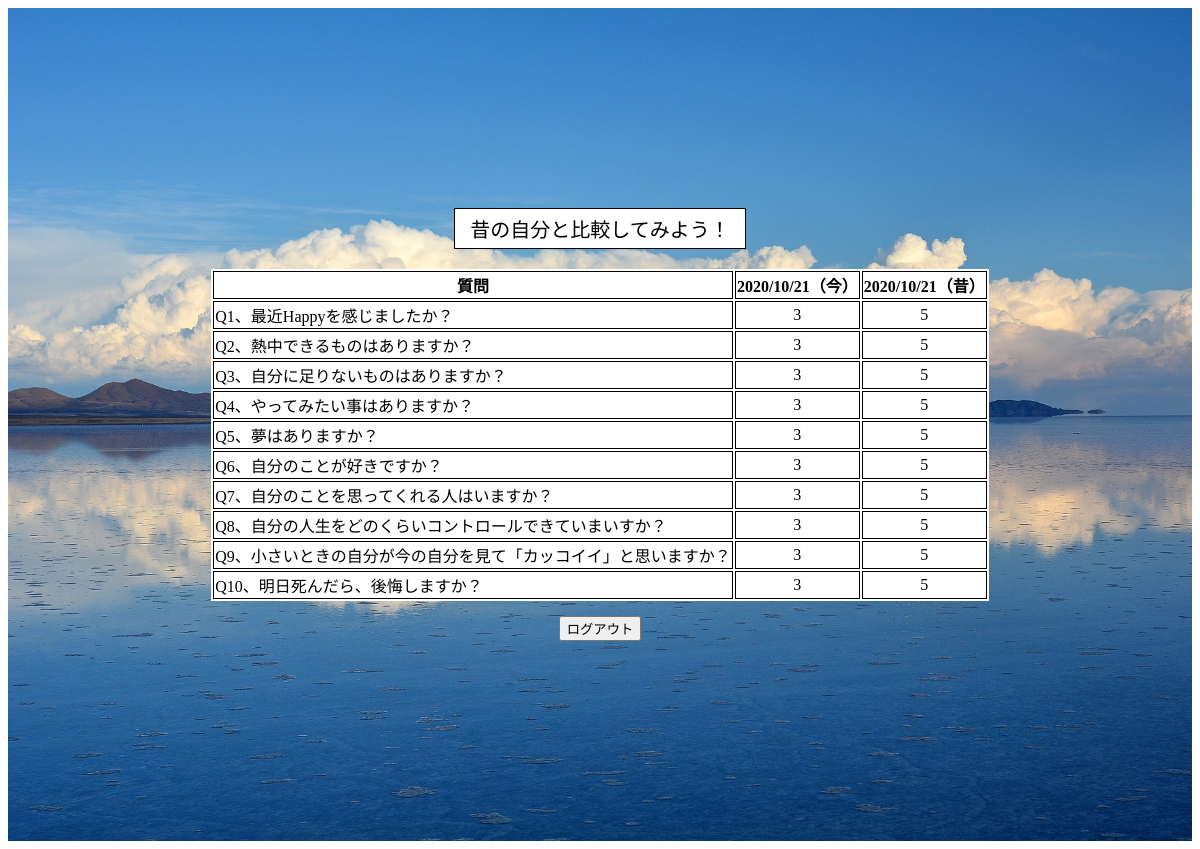
The app's page /dbtest (signed in), older data.
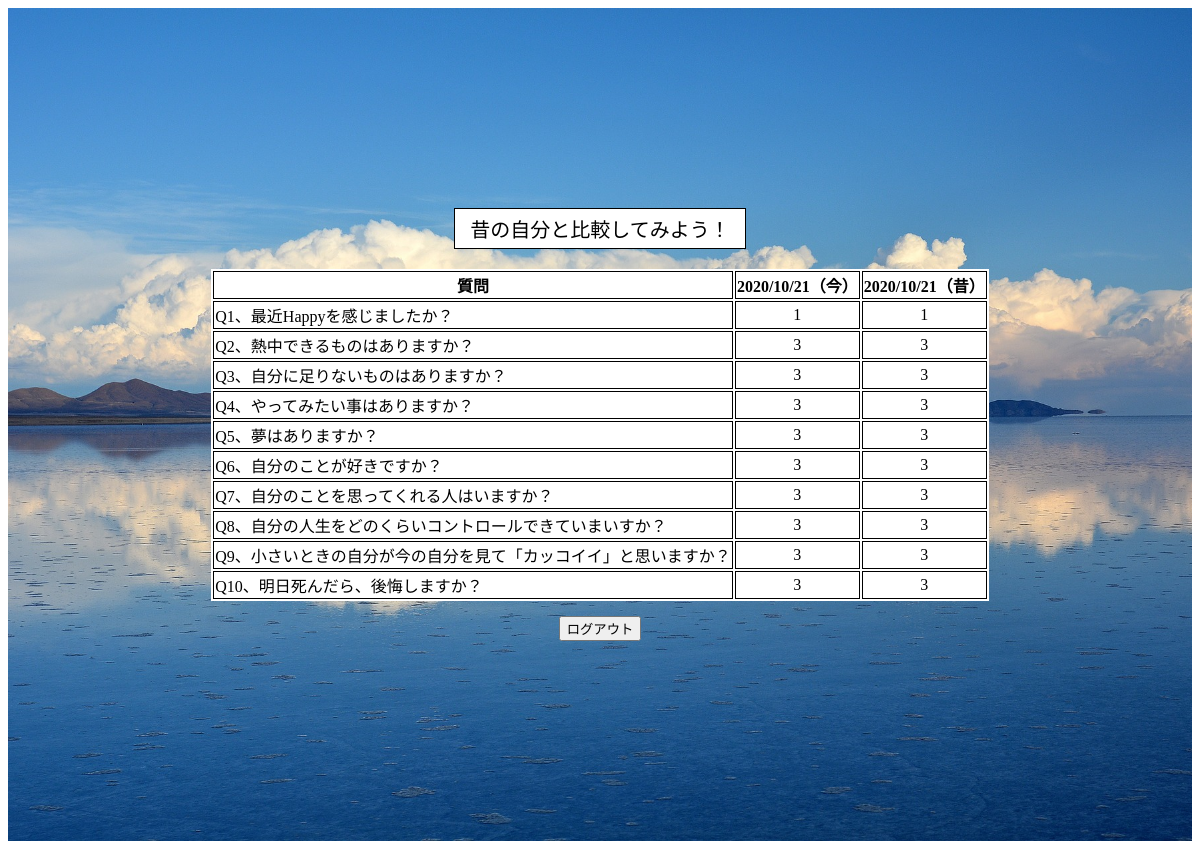
The same page, newer data.
### tables this page shows
CREATE TABLE "question" (
	"id"	INTEGER,
	"user_id"	INTEGER,
	"question_id"	INTEGER,
	"anser"	INTEGER,
	"date"	INTEGER,
	PRIMARY KEY("id" AUTOINCREMENT)
);

### app.py (the view)
@app.route("/dbtest")
def dbtest():
    user_id=session['user_id']
    conn = sqlite3.connect("hitoiki.db")
    c = conn.cursor()
    c.execute("select anser  from question where question_id = 1 order by id  desc")
    list1 = c.fetchall()
    print(list1)
    c.execute("select anser  from question where question_id = 2 order by id desc ")
    list2 = c.fetchall()
    print(list2)
    c.execute("select anser  from question where question_id = 3 order by id desc ")
    list3 = c.fetchall()
    c.execute("select anser  from question where question_id = 4 order by id desc ")
    list4 = c.fetchall()
    c.execute("select anser  from question where question_id = 5 order by id desc ")
    list5 = c.fetchall()
    c.execute("select anser  from question where question_id = 6 order by id desc ")
    list6 = c.fetchall()
    c.execute("select anser  from question where question_id = 7 order by id desc ")
    list7 = c.fetchall()
    c.execute("select anser  from question where question_id = 8 order by id desc ")
    list8 = c.fetchall()
    c.execute("select anser  from question where question_id = 9 order by id desc ")
    list9 = c.fetchall()
    c.execute("select anser  from question where question_id = 10 order by id desc ")
    list10 = c.fetchall()
    c.execute("select date  from question where question_id = 1 AND user_id = ? order by id desc",(user_id,))
    time = c.fetchall()
    print(time)
    c.close()
    return render_template("result.html",list1=list1, list2=list2, list3=list3 ,list4=list4, list5=list5, list6=list6, list7=list7, list8=list8,list9=list9, list10=list10, time=time)

### templates/result.html
{% extends 'base.html' %}
{% block content %}
<div class="container">
    <span class="result_title">昔の自分と比較してみよう！</span>
    <form action="/result">
        <table>
            <tr>
                <th>質問</th>
                <th>{{time[0][0]}}（今）</th>
                <th>{{time[1][0]}}（昔）</th>
            </tr>
            <tr>
                <td class="result_q">Q1、最近Happyを感じましたか？</td>
                <td>{{list1[0][0]}}</td>
                <td>{{list1[1][0]}}</td>
            </tr>
            <tr>
                <td class="result_q">Q2、熱中できるものはありますか？</td>
                <td>{{list2[0][0]}}</td>
                <td>{{list2[1][0]}}</td>
            </tr>
            <tr>
                <td class="result_q">Q3、自分に足りないものはありますか？</td>
                <td>{{list3[0][0]}}</td>
                <td>{{list3[1][0]}}</td>
            </tr>
            <tr>
                <td class="result_q">Q4、やってみたい事はありますか？</td>
                <td>{{list4[0][0]}}</td>
                <td>{{list4[1][0]}}</td>
            </tr>
            <tr>
                <td class="result_q">Q5、夢はありますか？</td>
                <td>{{list5[0][0]}}</td>
                <td>{{list5[1][0]}}</td>
            </tr>
            <tr>
                <td class="result_q">Q6、自分のことが好きですか？</td>
                <td>{{list6[0][0]}}</td>
                <td>{{list6[1][0]}}</td>
            </tr>
            <tr>
                <td class="result_q">Q7、自分のことを思ってくれる人はいますか？</td>
                <td>{{list7[0][0]}}</td>
                <td>{{list7[1][0]}}</td>
            </tr>
            <tr>
                <td class="result_q">Q8、自分の人生をどのくらいコントロールできていまいすか？</td>
                <td>{{list8[0][0]}}</td>
                <td>{{list8[1][0]}}</td>
            </tr>
            <tr>
                <td class="result_q">Q9、小さいときの自分が今の自分を見て「カッコイイ」と思いますか？</td>
                <td>{{list9[0][0]}}</td>
                <td>{{list9[1][0]}}</td>
            </tr>
            <tr>
                <td class="result_q">Q10、明日死んだら、後悔しますか？</td>
                <td>{{list10[0][0]}}</td>
                <td>{{list10[1][0]}}</td>
            </tr>
        </table>
    </form>
    <input type="button" class="logout_btn" value="ログアウト" onclick="location.href='/logout'">
</div>
{% endblock %}

Row changes from the older to the newer data that the page shows:
no longer on this page (row unchanged): question: date "2020/10/21", anser "5"
no longer on this page (row unchanged): question: anser "5"
no longer on this page (row unchanged): question: anser "5"
no longer on this page (row unchanged): question: anser "5"
no longer on this page (row unchanged): question: anser "5"
no longer on this page (row unchanged): question: anser "5"
no longer on this page (row unchanged): question: anser "5"
no longer on this page (row unchanged): question: anser "5"
no longer on this page (row unchanged): question: anser "5"
no longer on this page (row unchanged): question: anser "5"
added question: date "2020/10/21"
added question: anser "1"
added question: anser "1"
added question: anser "3"
added question: anser "3"
added question: anser "3"
added question: anser "3"
added question: anser "3"
added question: anser "3"
added question: anser "3"
added question: anser "3"
